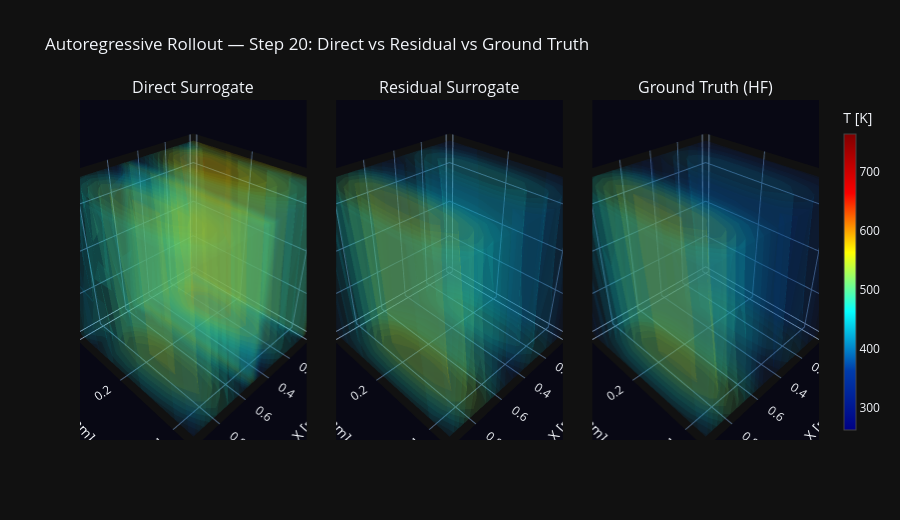

Here is the notebook cell this chart was saved with:
### Code cell
# ── 3-way interactive comparison: Direct vs Residual vs Ground Truth ──────────
VIZ_STEP = -1   # final step of rollout

T_d_np  = preds_direct[VIZ_STEP][0, 0].cpu().numpy()
T_r_np  = preds_residual[VIZ_STEP][0, 0].cpu().numpy()
T_gt_np = gt_seq[VIZ_STEP][0, 0].cpu().numpy()

vmin = float(min(T_d_np.min(), T_r_np.min(), T_gt_np.min()))
vmax = float(max(T_d_np.max(), T_r_np.max(), T_gt_np.max()))

def _vol_trace(T_arr, name, show_scale=False):
    Nz_, Ny_, Nx_ = T_arr.shape
    x_ax = np.linspace(0, sim_cfg.Lx_m * 1e3, Nx_)
    y_ax = np.linspace(0, sim_cfg.Ly_m * 1e3, Ny_)
    z_ax = np.linspace(0, sim_cfg.Lz_m * 1e3, Nz_)
    Xg, Yg, Zg = np.meshgrid(x_ax, y_ax, z_ax, indexing='ij')
    stride = max(1, Nx_ // 16)
    sl = (slice(None, None, stride),) * 3
    return go.Volume(
        x=Xg[sl].ravel(), y=Yg[sl].ravel(), z=Zg[sl].ravel(),
        value=T_arr[sl].ravel(),
        isomin=vmin, isomax=vmax,
        opacity=0.07, surface_count=20,
        colorscale=COLORSCALE,
        showscale=show_scale,
        colorbar=dict(title='T [K]', thickness=12, x=1.02),
        name=name,
    )

fig = make_subplots(
    rows=1, cols=3,
    specs=[[{'type': 'scene'}, {'type': 'scene'}, {'type': 'scene'}]],
    subplot_titles=['Direct Surrogate', 'Residual Surrogate', 'Ground Truth (HF)'],
    horizontal_spacing=0.04,
)
for col, (arr, name, show) in enumerate(
    [(T_d_np, 'Direct', False), (T_r_np, 'Residual', False), (T_gt_np, 'GT', True)], start=1
):
    fig.add_trace(_vol_trace(arr, name, show), row=1, col=col)
    fig.update_scenes(dict(
        xaxis=dict(title='X [mm]'), yaxis=dict(title='Y [mm]'), zaxis=dict(title='Z [mm]'),
        bgcolor='rgb(8, 8, 20)',
    ), row=1, col=col)

fig.update_layout(
    title=f'Autoregressive Rollout — Step {N_TEST}: Direct vs Residual vs Ground Truth',
    height=520, template='plotly_dark',
)
fig.show()
tracker.log_figure(fig, 'autoregressive_rollout.html')

### Figure 1 — Plotly figure (JSON) as saved in the notebook; plotly's stock layout.template omitted (floating-point values rounded to 4 significant figures; data arrays with more than 128 entries replaced by an {"elided": "..."} marker saying what was removed)
{"data": [{"colorbar": {"thickness": 12, "title": {"text": "T [K]"}, "x": 1.02}, "colorscale": [[0, "rgb(0,0,131)"], [0.2, "rgb(0,60,170)"], [0.4, "rgb(5,255,255)"], [0.6, "rgb(255,255,0)"], [0.8, "rgb(250,0,0)"], [1, "rgb(128,0,0)"]], "isomax": 763.1, "isomin": 263.2, "name": "Direct", "opacity": 0.07, "scene": "scene", "showscale": false, "surface": {"count": 20}, "type": "volume", "value": {"elided": "256 float values"}, "x": {"elided": "256 float values"}, "y": {"elided": "256 float values"}, "z": {"elided": "256 float values"}}, {"colorbar": {"thickness": 12, "title": {"text": "T [K]"}, "x": 1.02}, "colorscale": [[0, "rgb(0,0,131)"], [0.2, "rgb(0,60,170)"], [0.4, "rgb(5,255,255)"], [0.6, "rgb(255,255,0)"], [0.8, "rgb(250,0,0)"], [1, "rgb(128,0,0)"]], "isomax": 763.1, "isomin": 263.2, "name": "Residual", "opacity": 0.07, "scene": "scene2", "showscale": false, "surface": {"count": 20}, "type": "volume", "value": {"elided": "256 float values"}, "x": {"elided": "256 float values"}, "y": {"elided": "256 float values"}, "z": {"elided": "256 float values"}}, {"colorbar": {"thickness": 12, "title": {"text": "T [K]"}, "x": 1.02}, "colorscale": [[0, "rgb(0,0,131)"], [0.2, "rgb(0,60,170)"], [0.4, "rgb(5,255,255)"], [0.6, "rgb(255,255,0)"], [0.8, "rgb(250,0,0)"], [1, "rgb(128,0,0)"]], "isomax": 763.1, "isomin": 263.2, "name": "GT", "opacity": 0.07, "scene": "scene3", "showscale": true, "surface": {"count": 20}, "type": "volume", "value": {"elided": "256 float values"}, "x": {"elided": "256 float values"}, "y": {"elided": "256 float values"}, "z": {"elided": "256 float values"}}], "layout": {"annotations": [{"font": {"size": 16}, "showarrow": false, "text": "Direct Surrogate", "x": 0.1533, "xanchor": "center", "xref": "paper", "y": 1, "yanchor": "bottom", "yref": "paper"}, {"font": {"size": 16}, "showarrow": false, "text": "Residual Surrogate", "x": 0.5, "xanchor": "center", "xref": "paper", "y": 1, "yanchor": "bottom", "yref": "paper"}, {"font": {"size": 16}, "showarrow": false, "text": "Ground Truth (HF)", "x": 0.8467, "xanchor": "center", "xref": "paper", "y": 1, "yanchor": "bottom", "yref": "paper"}], "height": 520, "scene": {"bgcolor": "rgb(8, 8, 20)", "domain": {"x": [0, 0.3067], "y": [0, 1]}, "xaxis": {"title": {"text": "X [mm]"}}, "yaxis": {"title": {"text": "Y [mm]"}}, "zaxis": {"title": {"text": "Z [mm]"}}}, "scene2": {"bgcolor": "rgb(8, 8, 20)", "domain": {"x": [0.3467, 0.6533], "y": [0, 1]}, "xaxis": {"title": {"text": "X [mm]"}}, "yaxis": {"title": {"text": "Y [mm]"}}, "zaxis": {"title": {"text": "Z [mm]"}}}, "scene3": {"bgcolor": "rgb(8, 8, 20)", "domain": {"x": [0.6933, 1], "y": [0, 1]}, "xaxis": {"title": {"text": "X [mm]"}}, "yaxis": {"title": {"text": "Y [mm]"}}, "zaxis": {"title": {"text": "Z [mm]"}}}, "title": {"text": "Autoregressive Rollout — Step 20: Direct vs Residual vs Ground Truth"}}}
